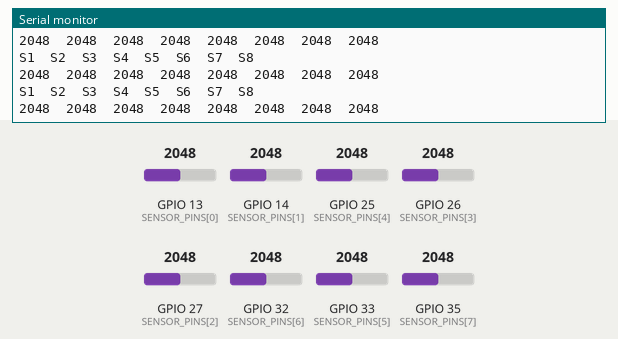
This sketch was run on a simulated ESP32. Shown: the last lines printed to the serial monitor. The test bench sets the inputs (shaded band); at power-on: GPIO 13 (SENSOR_PINS[0]) = 2048, GPIO 14 (SENSOR_PINS[1]) = 2048, GPIO 25 (SENSOR_PINS[4]) = 2048, GPIO 26 (SENSOR_PINS[3]) = 2048, GPIO 27 (SENSOR_PINS[2]) = 2048, GPIO 32 (SENSOR_PINS[6]) = 2048, GPIO 33 (SENSOR_PINS[5]) = 2048, GPIO 35 (SENSOR_PINS[7]) = 2048 (analog values on the 0–4095 scale).

Above: at 1.3 s.
1.4 s: GPIO 13 (SENSOR_PINS[0]) set to 2866
At 1.9 s:
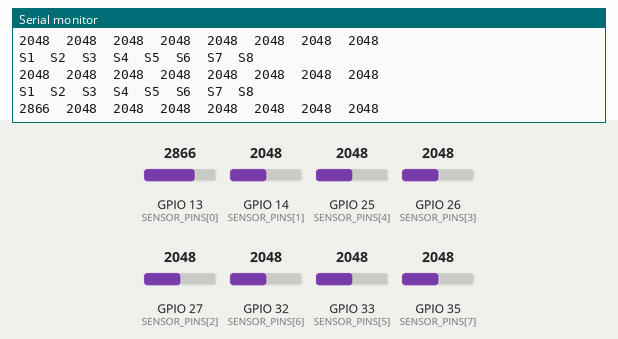
2.9 s: GPIO 14 (SENSOR_PINS[1]) set to 2866
At 3.4 s:
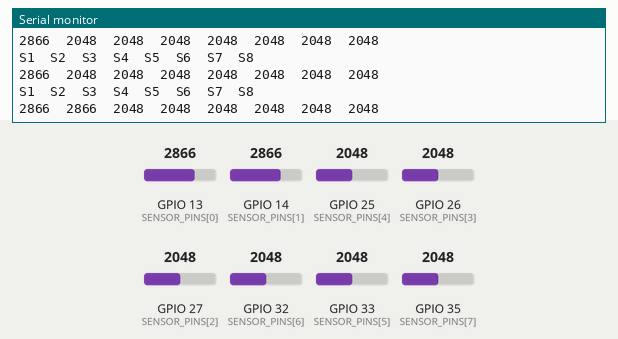
4.4 s: GPIO 25 (SENSOR_PINS[4]) set to 2866
At 4.9 s:
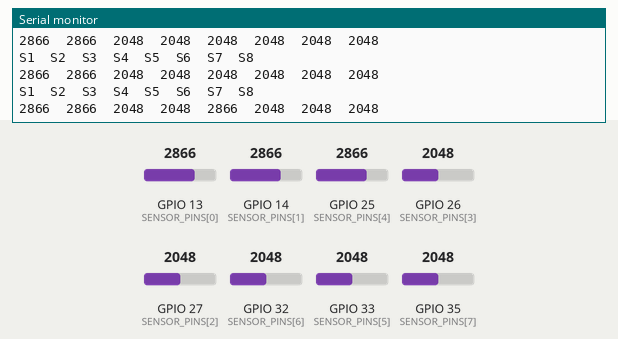
5.9 s: GPIO 26 (SENSOR_PINS[3]) set to 2866
At 6.4 s:
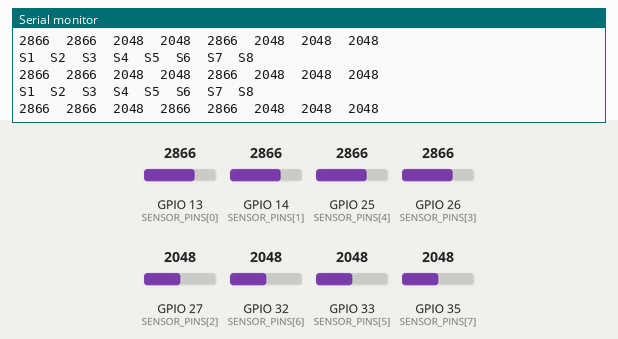
7.4 s: GPIO 27 (SENSOR_PINS[2]) set to 2866
At 7.9 s:
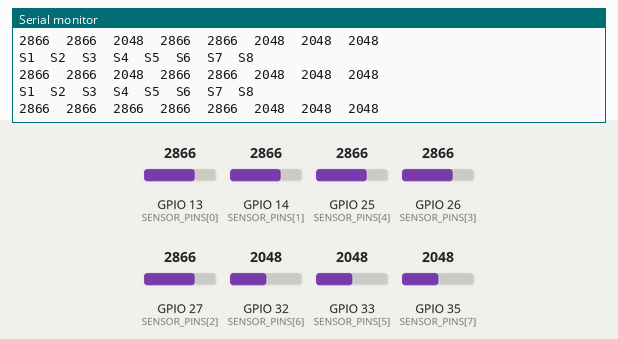
8.9 s: GPIO 32 (SENSOR_PINS[6]) set to 2866
At 9.4 s:
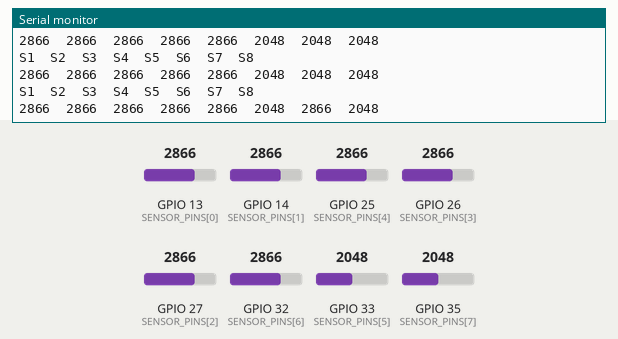

The sketch:

test_sensor.ino
```cpp
#include <Arduino.h>

// Pin sensor sesuai konfigurasi robot
const uint8_t SENSOR_PINS[8] = {
  13, 14, 27, 26, 25, 33, 32, 35
};

const int SENSOR_COUNT = 8;

void setup() {
  Serial.begin(115200);

  // Resolusi ADC ESP32: 12-bit (0-4095)
  analogReadResolution(12);

  for (int i = 0; i < SENSOR_COUNT; i++) {
    pinMode(SENSOR_PINS[i], INPUT);
  }

  Serial.println("=== TES SENSOR LINE FOLLOWER ===");
  Serial.println("Arahkan sensor ke bidang putih atau hitam.");
  Serial.println("Baud rate Serial Monitor: 115200");
  Serial.println();
}

void loop() {
  // Header kolom
  Serial.print("S1\tS2\tS3\tS4\t");
  Serial.println("S5\tS6\tS7\tS8");

  // Baca kedelapan sensor
  for (int i = 0; i < SENSOR_COUNT; i++) {
    int value = analogRead(SENSOR_PINS[i]);

    Serial.print(value);

    if (i < SENSOR_COUNT - 1) {
      Serial.print('\t');
    }
  }

  Serial.println();
  delay(500);
}
```

Measured:
- after the input at 1.4 s, the serial monitor: prints a new line after 0.11 s (image 1)
- after the input at 2.9 s, the serial monitor: prints a new line after 0.12 s (image 2)
- after the input at 4.4 s, the serial monitor: prints a new line after 0.12 s (image 3)
- after the input at 5.9 s, the serial monitor: prints a new line after 0.12 s (image 4)
- after the input at 7.4 s, the serial monitor: prints a new line after 0.13 s (image 5)
- after the input at 8.9 s, the serial monitor: prints a new line after 0.13 s (image 6)
